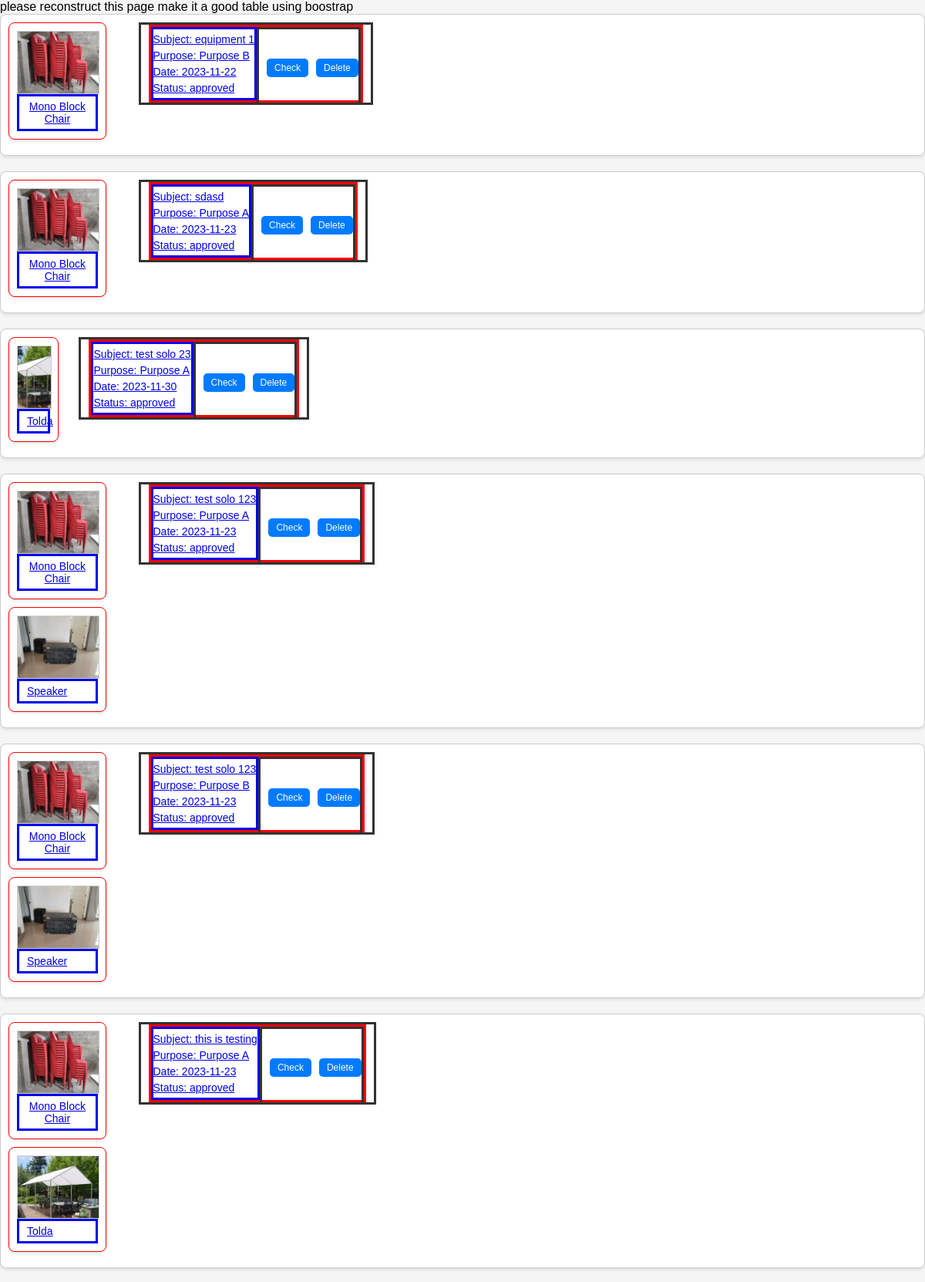
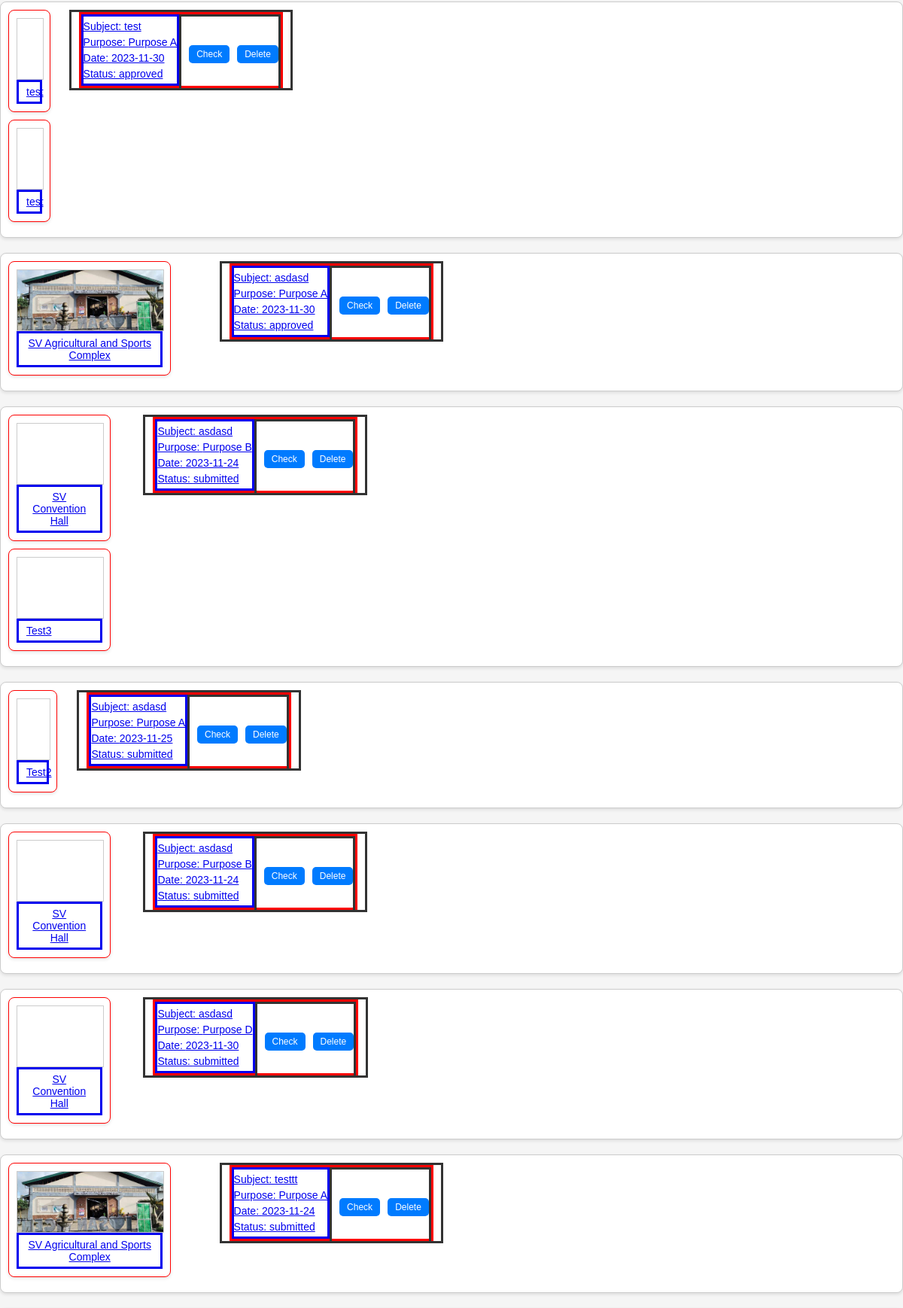
/admin_page/try.php (upper part), run on the app's committed database (2 pictures, top to bottom).
### tables this page shows
CREATE TABLE `equipment` (
  `id` int(11) NOT NULL,
  `image_name` varchar(100) NOT NULL,
  `equipment_name` varchar(50) NOT NULL,
  `qty` int(6) NOT NULL,
  `location` varchar(50) NOT NULL,
  `supervisor_name` varchar(50) NOT NULL,
  `supervisor_contact` varchar(20) NOT NULL,
  `supervisor_email` varchar(50) NOT NULL,
  `equipment_details` varchar(100) NOT NULL,
  `equipment_condition` varchar(10) NOT NULL
);

CREATE TABLE `request` (
  `id` int(10) NOT NULL,
  `facility_id` varchar(50) NOT NULL,
  `equipment_qty` varchar(100) NOT NULL,
  `subject` varchar(50) NOT NULL,
  `date` date NOT NULL,
  `time` time NOT NULL,
  `purpose` varchar(30) NOT NULL,
  `user_id` int(11) NOT NULL,
  `admin_id` int(11) NOT NULL,
  `file` varchar(100) NOT NULL,
  `status` varchar(20) DEFAULT NULL,
  `equipment_status` varchar(20) NOT NULL
);

CREATE TABLE `facility` (
  `id` int(11) NOT NULL,
  `facility_name` varchar(50) NOT NULL,
  `location` varchar(50) NOT NULL,
  `type` varchar(30) NOT NULL,
  `capacity` int(7) NOT NULL,
  `supervisor_name` varchar(50) NOT NULL,
  `contact` varchar(11) NOT NULL,
  `email` varchar(30) NOT NULL,
  `details` varchar(300) NOT NULL,
  `availability` varchar(15) NOT NULL,
  `image_name` varchar(100) NOT NULL
);

### admin_page/try.php (the view, shortened to what this page needs)
<!DOCTYPE html>
<html lang="en">
<head>
</head>
<body>
<?php
include '../dbConnect.php';
$sql = "SELECT * FROM request";
$result = $conn->query($sql);
if ($result) {
    while ($row = $result->fetch_assoc()) {
        $subject = $row["subject"];
        $purpose = $row["purpose"];
        $date = $row["date"];
        $facilityIds = $row["facility_id"];
        $equipmentIds = $row["equipment_qty"];
        $status = $row["status"];
        echo '<div class="main">';
        echo '<a href="view_request.php?request_id=' . $row["id"] . '" class="request-container">';
        echo '<div class="facility-container">';
        $pairs = explode(",", rtrim($equipmentIds, ","));
        foreach ($pairs as $pair) {
            $parts = explode(":", $pair);
            if (count($parts) === 2) {
                $id = $parts[0];
                $equipment_sql = "SELECT * FROM equipment WHERE id = $id";
                $equipment_result = $conn->query($equipment_sql);
                if ($equipment_result !== false) {
                    if ($equipment_result->num_rows > 0) {
                        $equipment_row = $equipment_result->fetch_assoc();
                        $equipment_name = $equipment_row['equipment_name'];
                        $equipment_image_name = $equipment_row['image_name'];
                        $equipmentImagePath = '../resources/equipment_imgs/' . $equipment_image_name . '.png';
                        echo '<div class="facility-box">';
                        echo '<div class="image-container">';
                        echo '<div class="image" style="background-image: url(' . $equipmentImagePath . ');"></div>';
                        echo '</div>';
                        echo '<div class="text-container">';
                        echo '<p>' . $equipment_name . '</p>';
                        echo '</div>';
                        echo '</div>';
                    } else {
                        echo "No equipment found for ID: $id<br>";
                    }
                } else {
                    echo "Error executing equipment query: " . $conn->error . "<br>";
                }
            } else {
            }
        }
        $facilityIdArray = explode(',', $facilityIds);
        foreach ($facilityIdArray as $facilityId) {
            $sqlFaci = "SELECT * FROM facility WHERE id = ?";
            $stmtFaci = $conn->prepare($sqlFaci);
            if ($stmtFaci) {
                $stmtFaci->bind_param("s", $facilityId);
                $stmtFaci->execute();
                $resultFaci = $stmtFaci->get_result();
                if ($resultFaci) {
                    while ($rowFaci = $resultFaci->fetch_assoc()) {
                        $image_name = $rowFaci["image_name"];
                        $imagePath = '../resources/facility_imgs/' . $image_name . '.png';
                        echo '<div class="facility-box">';
                        echo '<div class="image-container">';
                        echo '<div class="image" style="background-image: url(' . $imagePath . ');"></div>';
                        echo '</div>';
                        echo '<div class="text-container">';
                        echo '<p>' . $rowFaci["facility_name"] . '</p>';
                        echo '</div>';
                        echo '</div>';
                    }
                } else {
                    echo "<p>Error in facility query: " . $stmtFaci->error . "</p>";
                }
            } else {
                echo "<p>Error in facility query preparation: " . $conn->error . "</p>";
            }
        }
        echo '<div class="text-container">';
        echo '<div class="combi">';
            echo '<div class="details">';
                echo "<p>Subject: $subject</p>";
                echo "<p>Purpose: $purpose</p>";
                echo "<p>Date: $date</p>";
                echo "<p>Status: $status</p>";
            echo '</div>';
            echo '<div class="actions">';
                echo '<a href="#" onclick="updateStatus(' . $row["id"] . ', \'submitted\')" class="action-button">Check</a>';
                echo '<a href="#" onclick="showDeleteModal(' . $row["id"] . ')" class="action-button">Delete</a>';
            echo '</div>';
            echo '</div>';
        echo '</div>';
        echo '</div>';
        echo '</a>';
        echo '</div>';
    }
} else {
    echo "<p>Error in SQL query: " . $conn->error . "</p>";
}
?>
</body>
</html>

### admin_page/try.php (style rules this page uses)
body { font-family: 'Josephin Sans', sans-serif; background-color: #f5f5f5; margin: 0; padding: 0; }
.main { background-color: #fff; border: 1px solid #ccc; border-radius: 8px; padding: 10px; box-sizing: border-box; box-shadow: 0px 2px 4px rgba(0, 0, 0, 0.1); margin-bottom: 20px; display: flex; align-items: center; text-decoration: none; color: #333; }
.facility-container { display: flex; flex-wrap: wrap; justify-content: center; gap: 10px; }
.facility-box { background-color: #fff; border: 1px solid red; border-radius: 8px; padding: 10px; box-sizing: border-box; box-shadow: 0px 2px 4px rgba(0, 0, 0, 0.1); margin-bottom: 10px; text-align: center; width: 80%; display: flex; flex-direction: column; }
p { font-size: 14px; margin: 5px 0; }
.image-container { width: 100%; height: 80px; overflow: hidden; border: 1px solid #ccc; }
.image { width: 100%; height: 100%; background-size: cover; background-position: center; }
.text-container { flex-grow: 1; display: flex; justify-content: space-between; padding: 0 10px; border: solid; height: 100%; }
.details { gap: 10px; border: solid; }
.actions { display: flex; align-items: center; gap: 10px; border: solid; height: 100%; }
.action-button { display: inline-block; margin-top: 5px; padding: 5px 10px; background-color: #007BFF; color: #fff; text-decoration: none; border-radius: 5px; font-size: 12px; cursor: pointer; }
.combi { border: solid red; display: flex; }

### data on the page
request: subject "equipment 1", purpose "Purpose B", date "2023-11-22", status "approved"
equipment: image_name (picture), equipment_name "Mono Block Chair"
request: subject "sdasd", purpose "Purpose A", date "2023-11-23", status "approved"
request: subject "test solo 23", purpose "Purpose A", date "2023-11-30", status "approved"
equipment: image_name (picture), equipment_name "Tolda"
request: subject "test solo 123", purpose "Purpose A", date "2023-11-23", status "approved"
equipment: image_name (picture), equipment_name "Speaker"
request: subject "test solo 123", purpose "Purpose B", date "2023-11-23", status "approved"
request: subject "this is testing", purpose "Purpose A", date "2023-11-23", status "approved"
request: subject "test", purpose "Purpose A", date "2023-11-30", status "approved"
equipment: equipment_name "test"
equipment: equipment_name "test"
request: subject "asdasd", purpose "Purpose A", date "2023-11-30", status "approved"
facility: image_name (picture), facility_name "SV Agricultural and Sports Complex"
request: subject "asdasd", purpose "Purpose B", date "2023-11-24", status "submitted"
facility: facility_name "SV Convention Hall"
facility: facility_name "Test3"
request: subject "asdasd", purpose "Purpose A", date "2023-11-25", status "submitted"
facility: facility_name "Test2"
request: subject "asdasd", purpose "Purpose B", date "2023-11-24", status "submitted"
request: subject "asdasd", purpose "Purpose D", date "2023-11-30", status "submitted"
request: subject "testtt", purpose "Purpose A", date "2023-11-24", status "submitted"
